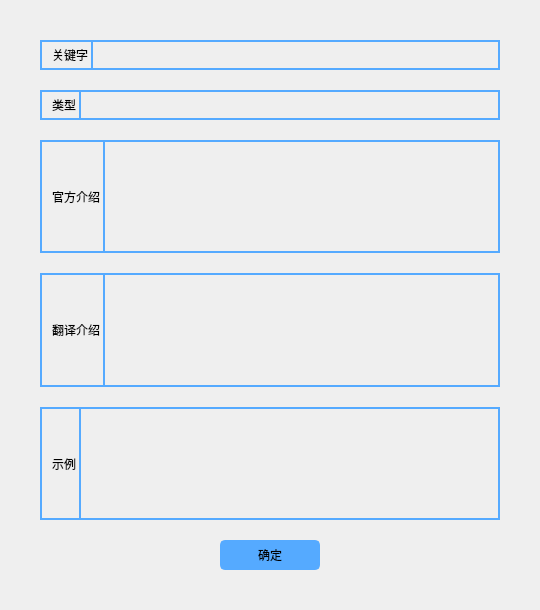
<?xml version="1.0" encoding="UTF-8"?>
<ui version="4.0">
 <class>InsertUI</class>
 <widget class="QWidget" name="InsertUI">
  <property name="geometry">
   <rect>
    <x>0</x>
    <y>0</y>
    <width>540</width>
    <height>610</height>
   </rect>
  </property>
  <property name="windowTitle">
   <string>Form</string>
  </property>
  <layout class="QVBoxLayout" name="verticalLayout">
   <property name="spacing">
    <number>20</number>
   </property>
   <property name="leftMargin">
    <number>40</number>
   </property>
   <property name="topMargin">
    <number>40</number>
   </property>
   <property name="rightMargin">
    <number>40</number>
   </property>
   <property name="bottomMargin">
    <number>40</number>
   </property>
   <item>
    <widget class="QWidget" name="caseWordWidget" native="true">
     <property name="sizePolicy">
      <sizepolicy hsizetype="Preferred" vsizetype="Fixed">
       <horstretch>0</horstretch>
       <verstretch>0</verstretch>
      </sizepolicy>
     </property>
     <property name="minimumSize">
      <size>
       <width>0</width>
       <height>30</height>
      </size>
     </property>
     <property name="styleSheet">
      <string notr="true">.QWidget{
	border-width:2px;
	border-style:solid;
	border-color: rgb(85, 170, 255);
}
QWidget{
font: 75 12pt &quot;微软雅黑&quot;;
}
</string>
     </property>
     <layout class="QHBoxLayout" name="horizontalLayout">
      <property name="spacing">
       <number>3</number>
      </property>
      <property name="leftMargin">
       <number>9</number>
      </property>
      <property name="topMargin">
       <number>0</number>
      </property>
      <property name="rightMargin">
       <number>9</number>
      </property>
      <property name="bottomMargin">
       <number>0</number>
      </property>
      <item>
       <widget class="QLabel" name="label">
        <property name="styleSheet">
         <string notr="true">.QLabel{
	border-right-width:2px;
	border-style:solid;	
	border-color: rgb(85, 170, 255);
}</string>
        </property>
        <property name="text">
         <string>关键字</string>
        </property>
       </widget>
      </item>
      <item>
       <widget class="QLineEdit" name="caseWordLineEdit">
        <property name="sizePolicy">
         <sizepolicy hsizetype="Expanding" vsizetype="Expanding">
          <horstretch>0</horstretch>
          <verstretch>0</verstretch>
         </sizepolicy>
        </property>
        <property name="styleSheet">
         <string notr="true">.QLineEdit{
	border-right-width:0px;
	border-style:solid;
	border-color: rgb(85, 170, 255);
    margin:0;
	padding:0;
	background-color: rgba(255, 255, 255,0);
}</string>
        </property>
       </widget>
      </item>
     </layout>
    </widget>
   </item>
   <item>
    <widget class="QWidget" name="TypeWidget" native="true">
     <property name="sizePolicy">
      <sizepolicy hsizetype="Preferred" vsizetype="Fixed">
       <horstretch>0</horstretch>
       <verstretch>0</verstretch>
      </sizepolicy>
     </property>
     <property name="minimumSize">
      <size>
       <width>0</width>
       <height>30</height>
      </size>
     </property>
     <property name="styleSheet">
      <string notr="true">.QWidget{
	border-width:2px;
	border-style:solid;
	border-color: rgb(85, 170, 255);
}
QWidget{
font: 75 12pt &quot;微软雅黑&quot;;
}
</string>
     </property>
     <layout class="QHBoxLayout" name="horizontalLayout_4">
      <property name="spacing">
       <number>3</number>
      </property>
      <property name="leftMargin">
       <number>9</number>
      </property>
      <property name="topMargin">
       <number>0</number>
      </property>
      <property name="rightMargin">
       <number>9</number>
      </property>
      <property name="bottomMargin">
       <number>0</number>
      </property>
      <item>
       <widget class="QLabel" name="label_4">
        <property name="styleSheet">
         <string notr="true">.QLabel{
	border-right-width:2px;
	border-style:solid;	
	border-color: rgb(85, 170, 255);
}</string>
        </property>
        <property name="text">
         <string>类型</string>
        </property>
       </widget>
      </item>
      <item>
       <widget class="QLineEdit" name="typeLineEdit">
        <property name="sizePolicy">
         <sizepolicy hsizetype="Expanding" vsizetype="Expanding">
          <horstretch>0</horstretch>
          <verstretch>0</verstretch>
         </sizepolicy>
        </property>
        <property name="styleSheet">
         <string notr="true">.QLineEdit{
	border-right-width:0px;
	border-style:solid;
	border-color: rgb(85, 170, 255);
    margin:0;
	padding:0;
	background-color: rgba(255, 255, 255,0);
}</string>
        </property>
       </widget>
      </item>
     </layout>
    </widget>
   </item>
   <item>
    <widget class="QWidget" name="contentEWidget" native="true">
     <property name="sizePolicy">
      <sizepolicy hsizetype="Preferred" vsizetype="Fixed">
       <horstretch>0</horstretch>
       <verstretch>0</verstretch>
      </sizepolicy>
     </property>
     <property name="minimumSize">
      <size>
       <width>0</width>
       <height>30</height>
      </size>
     </property>
     <property name="styleSheet">
      <string notr="true">.QWidget{
	border-width:2px;
	border-style:solid;
	border-color: rgb(85, 170, 255);
}
QWidget{
font: 75 12pt &quot;微软雅黑&quot;;
}
</string>
     </property>
     <layout class="QHBoxLayout" name="horizontalLayout_2">
      <property name="spacing">
       <number>3</number>
      </property>
      <property name="leftMargin">
       <number>9</number>
      </property>
      <property name="topMargin">
       <number>0</number>
      </property>
      <property name="rightMargin">
       <number>9</number>
      </property>
      <property name="bottomMargin">
       <number>0</number>
      </property>
      <item>
       <widget class="QLabel" name="label_2">
        <property name="styleSheet">
         <string notr="true">.QLabel{
	border-right-width:2px;
	border-style:solid;	
	border-color: rgb(85, 170, 255);
}</string>
        </property>
        <property name="text">
         <string>官方介绍</string>
        </property>
       </widget>
      </item>
      <item>
       <widget class="QPlainTextEdit" name="contentEPlainTextEdit">
        <property name="styleSheet">
         <string notr="true">.QPlainTextEdit{
	border-right-width:0px;
	border-style:solid;
	border-color: rgb(85, 170, 255);
    margin:0;
	padding:0;
	background-color: rgba(255, 255, 255,0);
}</string>
        </property>
       </widget>
      </item>
     </layout>
    </widget>
   </item>
   <item>
    <widget class="QWidget" name="contentCWidget" native="true">
     <property name="sizePolicy">
      <sizepolicy hsizetype="Preferred" vsizetype="Fixed">
       <horstretch>0</horstretch>
       <verstretch>0</verstretch>
      </sizepolicy>
     </property>
     <property name="minimumSize">
      <size>
       <width>0</width>
       <height>30</height>
      </size>
     </property>
     <property name="styleSheet">
      <string notr="true">.QWidget{
	border-width:2px;
	border-style:solid;
	border-color: rgb(85, 170, 255);
}
QWidget{
font: 75 12pt &quot;微软雅黑&quot;;
}
</string>
     </property>
     <layout class="QHBoxLayout" name="horizontalLayout_3">
      <property name="spacing">
       <number>3</number>
      </property>
      <property name="leftMargin">
       <number>9</number>
      </property>
      <property name="topMargin">
       <number>0</number>
      </property>
      <property name="rightMargin">
       <number>9</number>
      </property>
      <property name="bottomMargin">
       <number>0</number>
      </property>
      <item>
       <widget class="QLabel" name="label_3">
        <property name="styleSheet">
         <string notr="true">.QLabel{
	border-right-width:2px;
	border-style:solid;	
	border-color: rgb(85, 170, 255);
}</string>
        </property>
        <property name="text">
         <string>翻译介绍</string>
        </property>
       </widget>
      </item>
      <item>
       <widget class="QPlainTextEdit" name="contentCPlainTextEdit">
        <property name="styleSheet">
         <string notr="true">.QPlainTextEdit{
	border-right-width:0px;
	border-style:solid;
	border-color: rgb(85, 170, 255);
    margin:0;
	padding:0;
	background-color: rgba(255, 255, 255,0);
}</string>
        </property>
       </widget>
      </item>
     </layout>
    </widget>
   </item>
   <item>
    <widget class="QWidget" name="exampleWidget" native="true">
     <property name="sizePolicy">
      <sizepolicy hsizetype="Preferred" vsizetype="Fixed">
       <horstretch>0</horstretch>
       <verstretch>0</verstretch>
      </sizepolicy>
     </property>
     <property name="minimumSize">
      <size>
       <width>0</width>
       <height>30</height>
      </size>
     </property>
     <property name="styleSheet">
      <string notr="true">.QWidget{
	border-width:2px;
	border-style:solid;
	border-color: rgb(85, 170, 255);
}
QWidget{
font: 75 12pt &quot;微软雅黑&quot;;
}
</string>
     </property>
     <layout class="QHBoxLayout" name="horizontalLayout_5">
      <property name="spacing">
       <number>3</number>
      </property>
      <property name="leftMargin">
       <number>9</number>
      </property>
      <property name="topMargin">
       <number>0</number>
      </property>
      <property name="rightMargin">
       <number>9</number>
      </property>
      <property name="bottomMargin">
       <number>0</number>
      </property>
      <item>
       <widget class="QLabel" name="label_5">
        <property name="styleSheet">
         <string notr="true">.QLabel{
	border-right-width:2px;
	border-style:solid;	
	border-color: rgb(85, 170, 255);
}</string>
        </property>
        <property name="text">
         <string>示例</string>
        </property>
       </widget>
      </item>
      <item>
       <widget class="QPlainTextEdit" name="examplePlainTextEdit">
        <property name="styleSheet">
         <string notr="true">.QPlainTextEdit{
	border-right-width:0px;
	border-style:solid;
	border-color: rgb(85, 170, 255);
    margin:0;
	padding:0;
	background-color: rgba(255, 255, 255,0);
}</string>
        </property>
       </widget>
      </item>
     </layout>
    </widget>
   </item>
   <item>
    <layout class="QHBoxLayout" name="horizontalLayout_6">
     <item>
      <spacer name="horizontalSpacer">
       <property name="orientation">
        <enum>Qt::Horizontal</enum>
       </property>
       <property name="sizeHint" stdset="0">
        <size>
         <width>40</width>
         <height>20</height>
        </size>
       </property>
      </spacer>
     </item>
     <item>
      <widget class="QPushButton" name="pushButton_6">
       <property name="sizePolicy">
        <sizepolicy hsizetype="Fixed" vsizetype="Fixed">
         <horstretch>0</horstretch>
         <verstretch>0</verstretch>
        </sizepolicy>
       </property>
       <property name="minimumSize">
        <size>
         <width>100</width>
         <height>30</height>
        </size>
       </property>
       <property name="styleSheet">
        <string notr="true">.QPushButton{
	background-color: rgb(85, 170, 255);
	border-color: rgb(85, 170, 255);
	border-width:2px;
	border-style:solid;
	border-radius:5px;
	padding:5px;
	font: 75 9pt &quot;微软雅黑&quot;;
}
.QPushButton:hover{
	
	border-color: rgb(255, 255, 255);
}</string>
       </property>
       <property name="text">
        <string>确定</string>
       </property>
      </widget>
     </item>
     <item>
      <spacer name="horizontalSpacer_2">
       <property name="orientation">
        <enum>Qt::Horizontal</enum>
       </property>
       <property name="sizeHint" stdset="0">
        <size>
         <width>40</width>
         <height>20</height>
        </size>
       </property>
      </spacer>
     </item>
    </layout>
   </item>
  </layout>
 </widget>
 <resources/>
 <connections/>
</ui>
